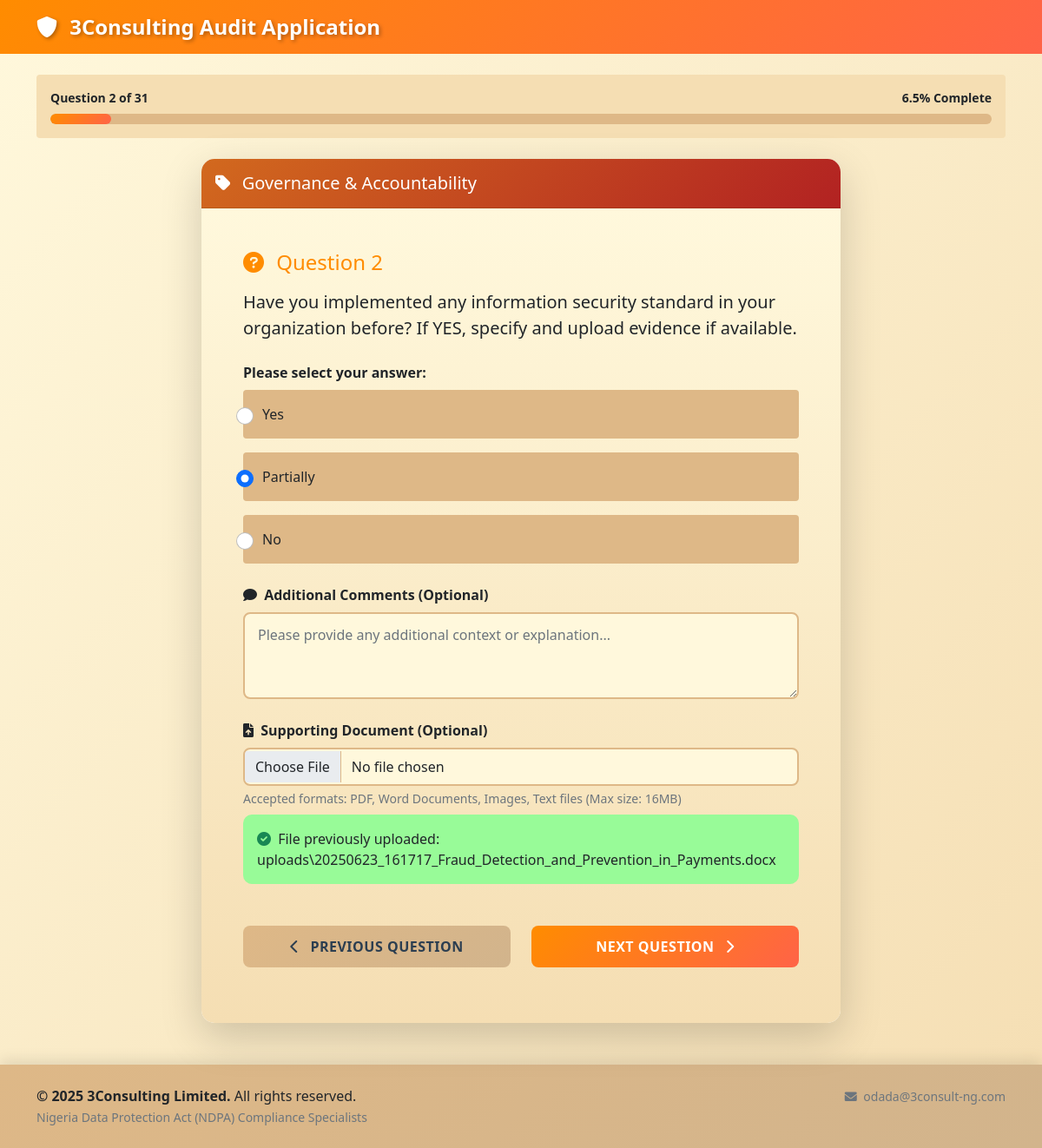
The page /question/2 (signed in) on the database as committed earlier.
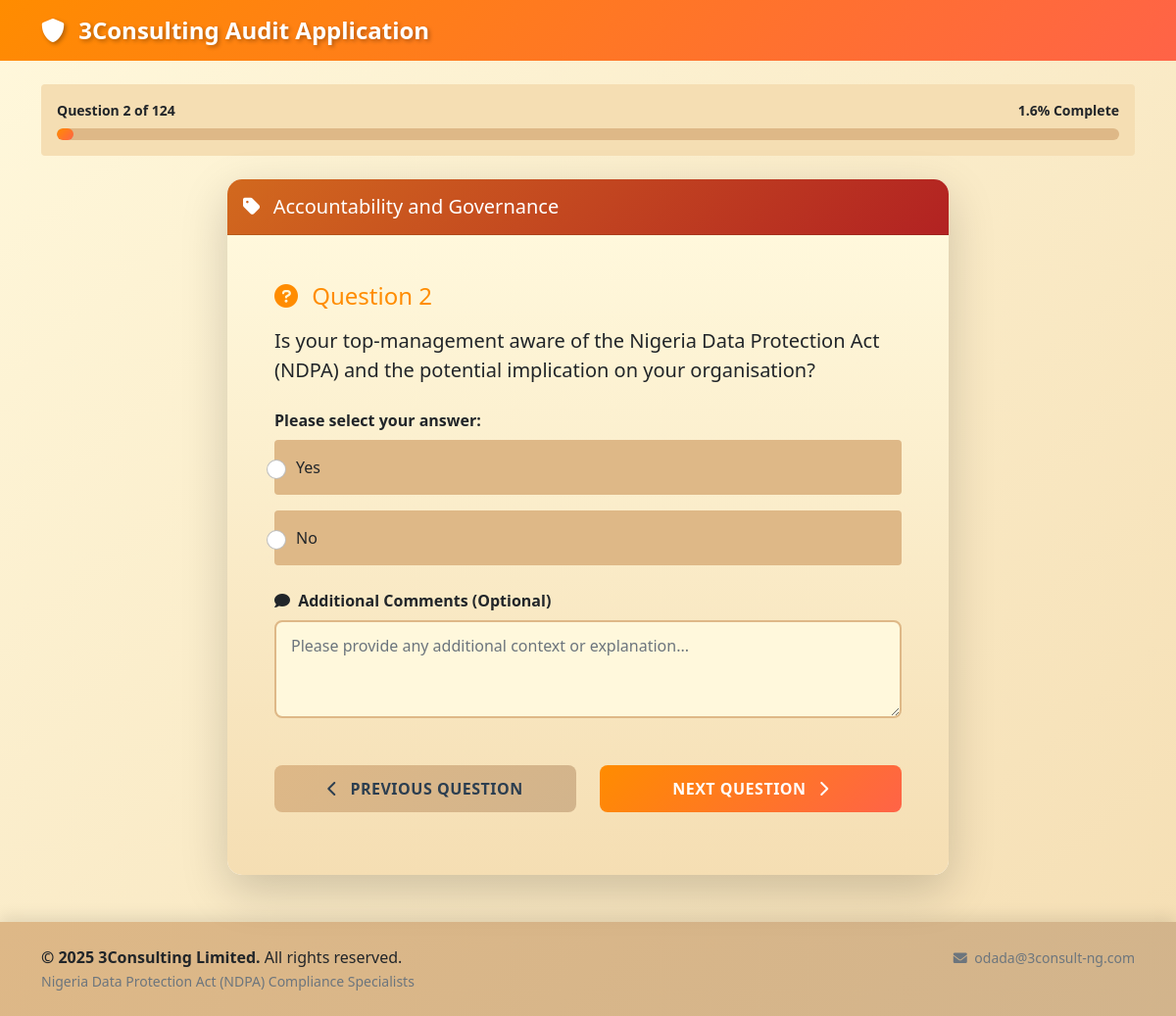
The same page on the database as committed later.
### models.py (models this page shows)
class Question(db.Model):
    id = db.Column(db.Integer, primary_key=True)
    category = db.Column(db.String(100), nullable=False)
    question_text = db.Column(db.Text, nullable=False)
    question_type = db.Column(db.String(50), nullable=False)  # 'multiple_choice', 'file_upload'
    options = db.Column(db.Text)  # JSON string for multiple choice options
    requires_file = db.Column(db.Boolean, default=False)
    order_num = db.Column(db.Integer, nullable=False)
    responses = db.relationship('Response', backref='question', lazy=True)

class Response(db.Model):
    id = db.Column(db.Integer, primary_key=True)
    user_id = db.Column(db.Integer, db.ForeignKey('user.id'), nullable=False)
    question_id = db.Column(db.Integer, db.ForeignKey('question.id'), nullable=False)
    answer = db.Column(db.Text)
    comment = db.Column(db.Text)
    file_path = db.Column(db.String(500))
    created_at = db.Column(db.DateTime, default=datetime.utcnow)

### routes.py (the view)
@app.route('/question/<int:question_id>')
def question(question_id):
    if 'user_id' not in session:
        return redirect(url_for('login'))
    question = Question.query.get_or_404(question_id)
    user_id = session['user_id']
    existing_response = Response.query.filter_by(user_id=user_id, question_id=question_id).first()
    total_questions = Question.query.count()
    current_position = Question.query.filter(Question.order_num <= question.order_num).count()
    next_question = Question.query.filter(Question.order_num > question.order_num).order_by(Question.order_num).first()
    prev_question = Question.query.filter(Question.order_num < question.order_num).order_by(Question.order_num.desc()).first()
    return render_template('question.html',
                         question=question,
                         existing_response=existing_response,
                         total_questions=total_questions,
                         current_position=current_position,
                         next_question=next_question,
                         prev_question=prev_question)

### routes.py (called while the page is built)
@app.template_filter('from_json')
def from_json_filter(value):
    try:
        return json.loads(value) if value else []
    except:
        return []

@app.context_processor
def utility_processor():
    return dict(enumerate=enumerate)

### templates/question.html (shortened to what the changed rows need)
{% extends "base.html" %}
{% block content %}
<div class="row mb-4">
    <div class="col-12">
        <div class="card border-0" style="background-color: #F5DEB3;">
            <div class="card-body py-3">
                <div class="d-flex justify-content-between align-items-center mb-2">
                    <small class="text-dark fw-bold">Question {{ current_position }} of {{ total_questions }}</small>
                    <small class="text-dark fw-bold">{{ ((current_position / total_questions) * 100) | round(1) }}% Complete</small>
                </div>
                <div class="progress" style="height: 12px;">
                    <div class="progress-bar" role="progressbar"
                         style="width: {{ (current_position / total_questions) * 100 }}%; background: linear-gradient(135deg, #FF8C00, #FF6347);"></div>
                </div>
            </div>
        </div>
    </div>
</div>
<div class="row justify-content-center">
    <div class="col-lg-8">
        <div class="card shadow-lg border-0 audit-card">
            <div class="card-header text-white py-3" style="background: linear-gradient(135deg, #D2691E, #B22222);">
                <h5 class="mb-0">
                    <i class="fas fa-tag me-2"></i>
                    {{ question.category }}
                </h5>
            </div>
            <div class="card-body p-5" style="background: linear-gradient(to bottom, #FFF8DC, #F5DEB3);">
                <form method="POST" action="{{ url_for('submit_answer') }}" enctype="multipart/form-data">
                    <div class="mb-4">
                        <h4 class="mb-3" style="color: #FF8C00;">
                            <i class="fas fa-question-circle me-2"></i>
                            Question {{ current_position }}
                        </h4>
                        <p class="lead text-dark">{{ question.question_text }}</p>
                    </div>
                    {% if question.question_type == 'multiple_choice' %}
                        <div class="mb-4">
                            {% set options = question.options | from_json %}
                            {% for option in options %}
                                <div class="form-check mb-3 p-3 rounded" style="background-color: #DEB887;">
                                    <input class="form-check-input audit-radio" type="radio" name="answer"
                                           id="option_{{ loop.index }}" value="{{ option }}"
                                           {% if existing_response and existing_response.answer == option %}checked{% endif %} required>
                                    <label class="form-check-label text-dark fw-medium" for="option_{{ loop.index }}">
                                        {{ option }}
                                    </label>
                                </div>
                            {% endfor %}
                        </div>
                    {% endif %}
                    {% if 'upload' in question.question_text.lower() %}
                        <div class="mb-4">
                            <label for="file" class="form-label fw-bold text-dark">
                                <i class="fas fa-file-upload me-1"></i>
                                Supporting Document (Optional)
                            </label>
                            <input type="file" class="form-control audit-file-input" id="file" name="file"
                                   accept=".pdf,.doc,.docx,.jpg,.jpeg,.png,.txt">
                            <div class="form-text text-muted">
                                Accepted formats: PDF, Word Documents, Images, Text files (Max size: 16MB)
                            </div>
                            {% if existing_response and existing_response.file_path %}
                                <div class="alert mt-2 border-0" style="background-color: #98FB98;" role="alert">
                                    <i class="fas fa-check-circle me-1 text-success"></i>
                                    File previously uploaded: {{ existing_response.file_path.split('/')[-1] }}
                                </div>
                            {% endif %}
                        </div>
                    {% endif %}
                </form>
            </div>
        </div>
    </div>
</div>
{% endblock %}

Rows that differ between the two databases and show on the page:
changed Question: category "Governance & Accountability" → "Accountability and Governance"; question_text "Have you implemented any information security standard in your organization before? If YES, specify and upload evidence if available." → "Is your top-management aware of the Nigeria Data Protection Act (NDPA) and the potential implication on your organisation?"
shown differently, row unchanged: Response "☐ Yes": file_path "uploads\\20250623_161717_Fraud_Detection_and_Prevention_in_Payments.docx" → (not shown)
Other text that changed with them:
{{ total_questions }}: "31" → "124"
{{ ((current_position / total_questions) * 100) | round(1) }}: "6.5" → "1.6"
{{ (current_position / total_questions) * 100 }}: 6.451612903225806 → 1.6129032258064515 (drawn)
list line gone: "☑ Partially"
list line gone: "Partially"
text no longer shown: "Supporting Document (Optional) Accepted formats: PDF, Word Documents, Images, Text files (Max size: 16MB) File previously uploaded:"
